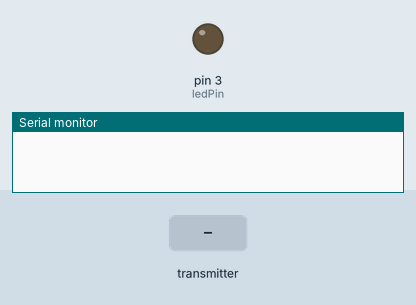
This sketch was run on a simulated Arduino Uno, built with avr-gcc and run on an emulated ATmega328P. On the bench: output pins drawn as LEDs (lit = HIGH), the last lines printed to the serial monitor. Inputs (shaded band) come from the test bench. No radio packets arrive unless stated.

Above: at 1.2 s.
1.3 s: the transmitter starts sending source = 0
At 1.6 s:
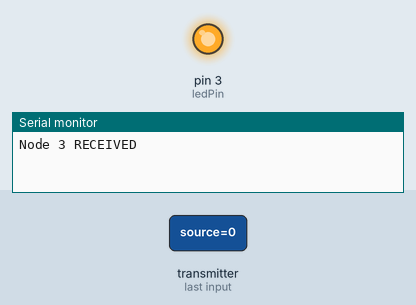
Timing chart, 0 to 4.3 s (numbered marks = the images above; inputs shaded):
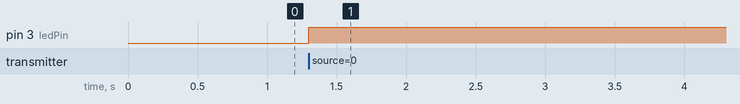

Measured:
- after the input at 1.3 s, pin 3 (ledPin): LOW → HIGH at once

The sketch:

node_C_.ino
```cpp
#include <SPI.h>
#include <nRF24L01.h>
#include <RF24.h>

RF24 radio(9, 10);

#define NODE_ID 3

const int ledPin = 3;  // LED pin

const byte address[4][6] = {"00001","00002","00003","00004"};

struct DataPacket {
  int source;
  int destination;
  int lastNode;
  char message[32];
};

DataPacket data;

bool sendTo(int target) {
  if (target == NODE_ID) return false;

  radio.stopListening();
  radio.openWritingPipe(address[target - 1]);

  bool ok = radio.write(&data, sizeof(data));

  radio.startListening();
  return ok;
}

void setup() {
  Serial.begin(9600);
  radio.begin();

  radio.openReadingPipe(1, address[NODE_ID - 1]);
  radio.startListening();

  pinMode(ledPin, OUTPUT);
  digitalWrite(ledPin, LOW); // LED OFF
}

void loop() {

  // 🔹 RECEIVE
  if (radio.available()) {

    digitalWrite(ledPin, HIGH);  // LED ON (data received)

    radio.read(&data, sizeof(data));

    Serial.print("Node ");
    Serial.print(NODE_ID);
    Serial.println(" RECEIVED");

    delay(500);  // visible glow

    // If destination
    if (data.destination == NODE_ID) {
      Serial.println("Final Node Display");
      Serial.println(data.message);
    }
    else {

      data.lastNode = NODE_ID;

      bool sent = false;

      for (int i = 1; i <= 4; i++) {
        if (i != NODE_ID) {

          sent = sendTo(i);

          if (sent) {
            Serial.print("Forwarded to ");
            Serial.println(i);
            break;
          }
        }
      }

      if (!sent) {
        Serial.println("Backup Node Display");
        Serial.println(data.message);
      }
    }

    digitalWrite(ledPin, LOW); // LED OFF after processing
  }

  // 🔹 Initial send (Node A only)
  if (NODE_ID == 1) {
    static bool sentOnce = false;

    if (!sentOnce) {
      delay(2000);

      data.source = 1;
      data.destination = 4;
      data.lastNode = 1;
      strcpy(data.message, "Temp=30C");

      bool sent = false;

      for (int i = 2; i <= 4; i++) {
        sent = sendTo(i);

        if (sent) {
          Serial.print("A sent to ");
          Serial.println(i);
          break;
        }
      }

      sentOnce = true;
    }
  }
}
```
